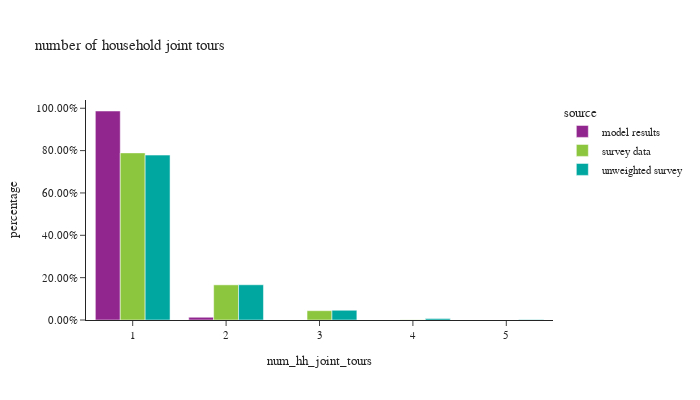

Notebook code for this chart:
### Code cell
df_plot = hh_data.groupby(['source','num_hh_joint_tours'])[['hh_weight']].sum().reset_index()
df_plot['percentage'] = df_plot.groupby(['source'], group_keys=False)['hh_weight']. \
    apply(lambda x: x / float(x.sum()))

fig = px.bar(df_plot, x="num_hh_joint_tours", y="percentage", color="source",barmode="group", 
             # color_discrete_sequence=config['psrc_color'],
             title="number of household joint tours")
fig.for_each_annotation(lambda a: a.update(text = a.text.split("=")[-1]))
fig.update_layout(height=400, width=700, font=dict(size=11), yaxis=dict(tickformat=".2%"), xaxis=dict(dtick="1"))
fig.show()

### Figure 1 — Plotly figure (JSON) as saved in the notebook; plotly's stock layout.template omitted (floating-point values rounded to 4 significant figures)
{"data": [{"alignmentgroup": "True", "hovertemplate": "source=model results<br>num_hh_joint_tours=%{x}<br>percentage=%{y}<extra></extra>", "legendgroup": "model results", "marker": {"color": "#91268F", "pattern": {"shape": ""}}, "name": "model results", "offsetgroup": "model results", "orientation": "v", "showlegend": true, "textposition": "auto", "type": "bar", "x": [1, 2], "xaxis": "x", "y": [0.987, 0.01298], "yaxis": "y"}, {"alignmentgroup": "True", "hovertemplate": "source=survey data<br>num_hh_joint_tours=%{x}<br>percentage=%{y}<extra></extra>", "legendgroup": "survey data", "marker": {"color": "#8CC63E", "pattern": {"shape": ""}}, "name": "survey data", "offsetgroup": "survey data", "orientation": "v", "showlegend": true, "textposition": "auto", "type": "bar", "x": [1, 2, 3, 4, 5], "xaxis": "x", "y": [0.7892, 0.166, 0.04391, 0.0007399, 0.0001121], "yaxis": "y"}, {"alignmentgroup": "True", "hovertemplate": "source=unweighted survey<br>num_hh_joint_tours=%{x}<br>percentage=%{y}<extra></extra>", "legendgroup": "unweighted survey", "marker": {"color": "#00A7A0", "pattern": {"shape": ""}}, "name": "unweighted survey", "offsetgroup": "unweighted survey", "orientation": "v", "showlegend": true, "textposition": "auto", "type": "bar", "x": [1, 2, 3, 4, 5], "xaxis": "x", "y": [0.7788, 0.1664, 0.04602, 0.00708, 0.00177], "yaxis": "y"}], "layout": {"barmode": "group", "font": {"size": 11}, "height": 400, "legend": {"title": {"text": "source"}, "tracegroupgap": 0}, "title": {"text": "number of household joint tours"}, "width": 700, "xaxis": {"anchor": "y", "domain": [0.0, 1.0], "dtick": "1", "title": {"text": "num_hh_joint_tours"}}, "yaxis": {"anchor": "x", "domain": [0.0, 1.0], "tickformat": ".2%", "title": {"text": "percentage"}}}}
